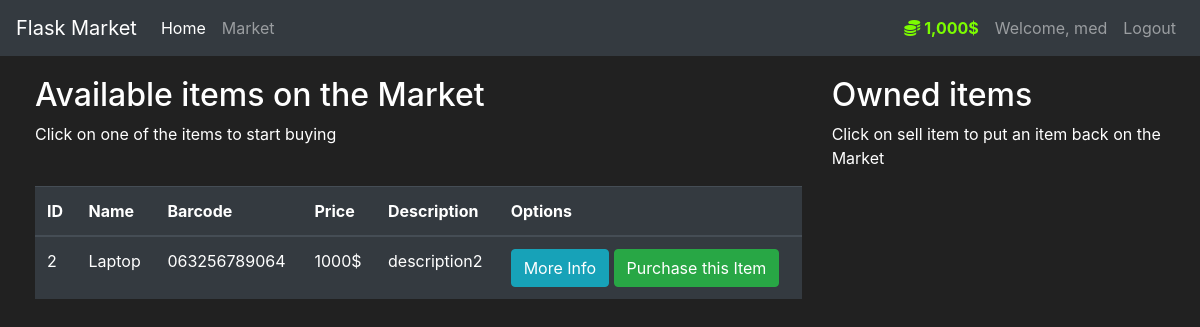
Before: /market (signed in) with the older database file.
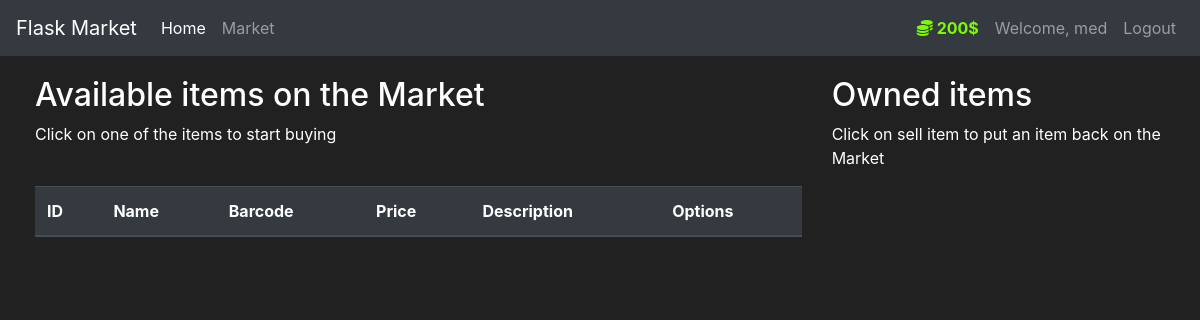
After: the same page with the newer database file.
### market/models.py (models this page shows, shortened)
class User(db.Model, UserMixin):
    id = db.Column(db.Integer(), primary_key=True)
    username = db.Column(db.String(length=30), nullable=False, unique=True)
    email_address = db.Column(db.String(length=50), nullable=False, unique=True)
    password_hash = db.Column(db.String(length=60), nullable=False)
    budget = db.Column(db.Integer(), nullable=False, default=1000)
    items = db.relationship("Item", backref="owned_user", lazy=True)
    @property
    def prettier_budget(self):
        if len(str(self.budget)) >= 4:
            return f'{str(self.budget)[:-3]},{str(self.budget)[-3:]}$'
        else:
            return f"{self.budget}$"
    @property
    def password(self):
        return self.password

class Item(db.Model):
    id = db.Column(db.Integer(), primary_key=True)
    name = db.Column(db.String(length=30), nullable=False, unique=True)
    price = db.Column(db.Integer(), nullable=False)
    barcode = db.Column(db.String(length=12), nullable=False, unique=True)
    description = db.Column(db.String(length=1024), nullable=False, unique=True)
    owner = db.Column(db.Integer(), db.ForeignKey('user.id'))

### market/routes.py (the view, shortened to what this page needs)
@app.route("/market", methods=['GET', 'POST'])
@login_required
def market_page():
    purchase_form = PurchaseItemForm()
    if request.method == "GET":
        items = Item.query.filter_by(owner=None)
        return render_template("market.html", items=items, purchase_form=purchase_form)

### market/models.py (called while the page is built)
@login_manager.user_loader
def load_user(user_id):
    return User.query.get(int(user_id))

### market/templates/market.html (shortened to what this page needs)
{% extends 'base.html' %}
{% block content %}
<div class="row" style="margin-top:20px; margin-left:20px">
    <div class="col-8">
        <h2>Available items on the Market</h2>
        <p>Click on one of the items to start buying</p>
        <br>
        <table class="table table-hover table-dark">
            <thead>
                <tr>
                    <th scope="col">ID</th>
                    <th scope="col">Name</th>
                    <th scope="col">Barcode</th>
                    <th scope="col">Price</th>
                    <th scope="col">Description</th>
                    <th scope="col">Options</th>
                </tr>
            </thead>
            <tbody>
                {% for item in items %}
                    <tr>
                        <td>{{ item.id }}</td>
                        <td>{{ item.name }}</td>
                        <td>{{ item.barcode }}</td>
                        <td>{{ item.price }}$</td>
                        <td>{{ item.description }}</td>
                        <td>
                            <button class="btn btn-outline btn-info" data-toggle="modal"
                                    data-target="#Modal-MoreInfo-{{ item.id }}">
                                More Info
                            </button>
                            <button class="btn btn-outline btn-success" data-toggle="modal"
                                    data-target="#Modal-PurchaseConfirm-{{ item.id }}">
                                Purchase this Item
                            </button>
                        </td>
                    </tr>
                {% endfor %}
            </tbody>
        </table>
    </div>
    <div class="col-4">
        <h2>Owned items</h2>
        <p>Click on sell item to put an item back on the Market</p>
    </div>
</div>
{% endblock %}

### market/templates/base.html (shortened to what this page needs)
<!doctype html>
<html lang="en">
   <head>
      <link rel="stylesheet" href="https://cdn.jsdelivr.net/npm/bootstrap@4.5.3/dist/css/bootstrap.min.css">
   </head>
   <body>
    <nav class="navbar navbar-expand-md navbar-dark bg-dark">
      <a class="navbar-brand" href="#">Flask Market</a>
      <div class="collapse navbar-collapse" id="navbarNav">
        <ul class="navbar-nav mr-auto">
          <li class="nav-item active">
              <a class="nav-link" href="{{url_for('home_page')}}">Home <span class="sr-only">(current)</span></a>
          </li>
          <li class="nav-item">
              <a class="nav-link" href="{{url_for('market_page')}}">Market</a>
          </li>
        </ul>
          {% if current_user.is_authenticated %}
            <ul class="navbar-nav">
                <li class="nav-item">
                    <a class="nav-link" style="color:lawngreen; font-weight:bold">
                        <i class="fas fa-coins"></i>
                        {{ current_user.prettier_budget }}
                    </a>
                </li>
                <li class="nav-item">
                    <a class="nav-link">Welcome, {{ current_user.username }}</a>
                </li>
                <li class="nav-item">
                    <a class="nav-link" href="{{url_for('logout_page')}}">Logout</a>
                </li>
            </ul>
          {% endif %}
      </div>
    </nav>
    {% block content %}
    {% endblock %}
   </body>
</html>

### market/templates/base.html (style rules this page uses)
body { background-color: #212121; color: white }

Changed rows visible on the page:
no longer on this page (row edited): Item: id "2", name "Laptop", barcode "063256789064", price "1000", description "description2"
changed User "med": prettier_budget "1,000$" → "200$"
